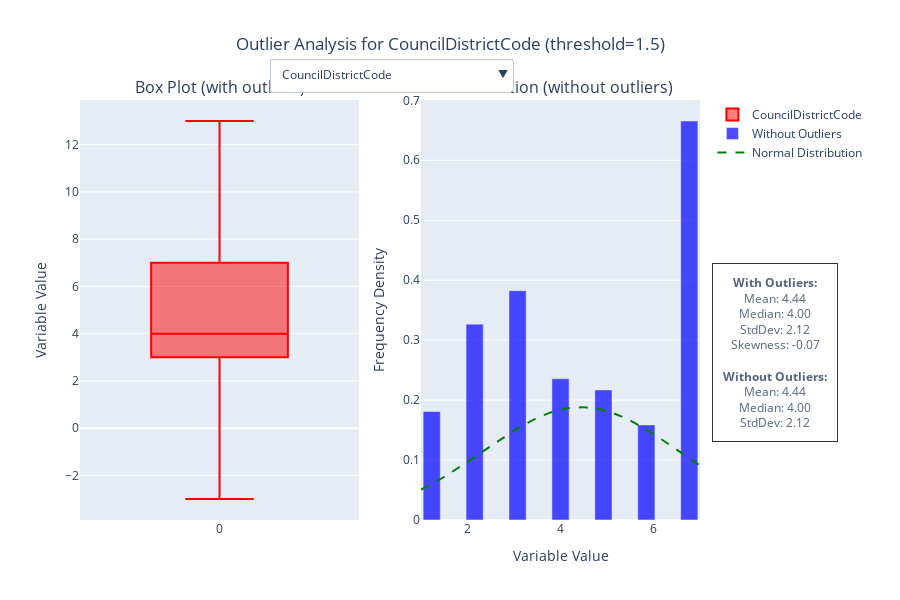

Notebook source saved alongside this figure:
### Markdown cell above
## Step 4: Visualize, Identify and Handle Numerical Outliers

In this step, we create an interactive visualization to understand the distribution of numerical features in our Seattle building dataset, with a focus on identifying and addressing extreme values.

### What This Visualization Shows

The visualization displays the central distribution patterns of numerical variables after handling outliers. By capping extreme values at boundaries calculated using the interquartile range (IQR) method, we can better visualize the typical patterns and relationships in our building energy data.

### Why This Approach Matters

Building energy data often contains legitimate but extreme outliers - such as very large commercial buildings with unusual energy consumption patterns or specialized facilities with unique equipment loads. These outliers can:

- Distort statistical analyses
- Skew visualizations by compressing the majority of the data
- Potentially mislead machine learning models
- Hide important patterns in the typical building stock

### How Outliers Are Handled

For each numerical feature:
1. Upper and lower boundaries are calculated (typically ±1.5 × IQR from quartiles)
2. Values beyond these boundaries are not removed but capped at the boundary values
3. This preserves the overall distribution shape while reducing the impact of extreme values
4. The visualization shows both the original and "cleaned" distributions for comparison

The resulting interactive visualization lets us explore how the central tendency and dispersion metrics of each variable change when outliers are managed, giving us a more nuanced understanding of our building dataset's characteristics.

### Code cell
from src.scripts.visualize_numerical_outliers import create_interactive_outlier_visualization

# Create the interactive outlier visualization
summary_df, df_clean = create_interactive_outlier_visualization(df_filtered)
